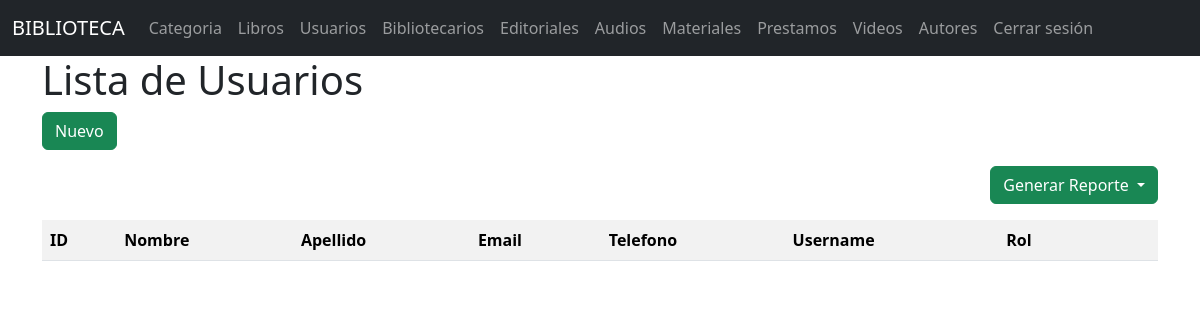
/usuarios/, run on an earlier commit of the app's database.
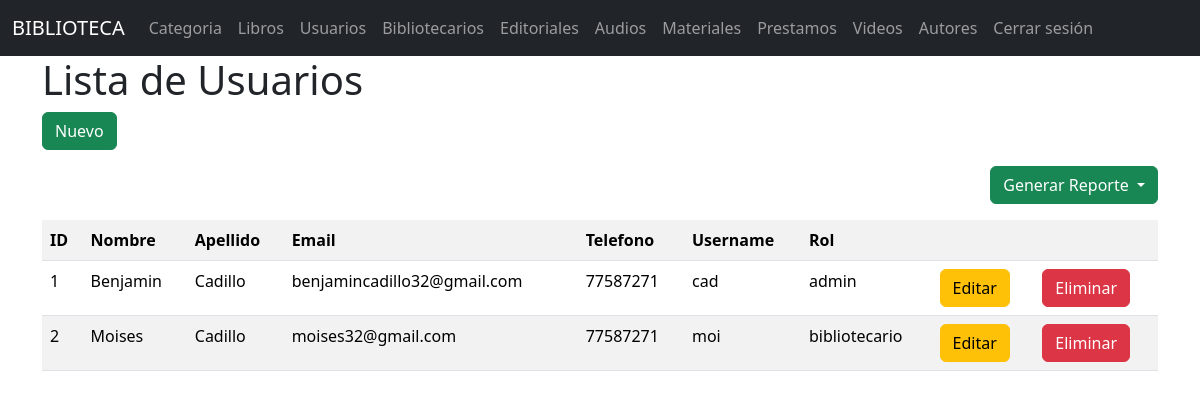
And on a later commit of the database.
### models/usuario_model.py (models this page shows, shortened)
class Usuario(db.Model):
    __tablename__ = "usuarios"
    id = db.Column(db.Integer,primary_key=True)
    nombre = db.Column(db.String(80),nullable=False)
    apellido = db.Column(db.String(80),nullable=False)
    email = db.Column(db.String(120),nullable=False)
    telefono = db.Column(db.String(20),nullable=False)
    username = db.Column(db.String(20),nullable=False)
    password = db.Column(db.String,nullable=False)
    tipo = db.Column(db.String(20),nullable=False)
    @staticmethod #no depende de la clase
    def get_all():
        return Usuario.query.all()

### controllers/usuario_controllers.py (the view)
@usuario_bp.route("/")
def index():
    usuarios = Usuario.get_all()
    return usuario_view.list(usuarios)

### views/usuario_view.py (called while the page is built)
def list(usuarios):
    return render_template('usuarios/index.html', usuarios=usuarios)

### templates/usuarios/index.html (shortened to what this page needs)
{% extends 'base.html' %}
{% block content %}
<h1>Lista de Usuarios</h1>
<a href="{{url_for('usuario.create')}}" class="btn btn-success mb-3">Nuevo</a>
<div class="mb-3 text-end">
    <div class="btn-group">
        <button class="btn btn-success dropdown-toggle" data-bs-toggle="dropdown" aria-expanded="false">
            Generar Reporte
        </button>
    </div>
</div>
<table class="table table-striped">
    <tr>
        <th>ID</th>
        <th>Nombre</th>
        <th>Apellido</th>
        <th>Email</th>
        <th>Telefono</th>
        <th>Username</th>
        <th>Rol</th>
        <th></th>
        <th></th>
    </tr>
    {% for item in usuarios %}
    <tr>
        <td>{{item.id}}</td>
        <td>{{item.nombre}}</td>
        <td>{{item.apellido}}</td>
        <td>{{item.email}}</td>
        <td>{{item.telefono}}</td>
        <td>{{item.username}}</td>
        <td>{{item.tipo}}</td>
        <td>
            <a href="{{url_for('usuario.edit',id=item.id)}}" class="btn btn-warning">Editar</a>
        </td>
        <td>
            <a href="{{url_for('usuario.delete',id=item.id)}}" class="btn btn-danger">Eliminar</a>
        </td>
    </tr>
    {% endfor %}
</table>
{% endblock %}

### templates/base.html (shortened to what this page needs)
<!doctype html>
<html lang="es">
<head>
    <link href="https://cdn.jsdelivr.net/npm/bootstrap@5.3.6/dist/css/bootstrap.min.css" rel="stylesheet">
</head>
<body>
    <nav class="navbar navbar-expand-lg navbar-dark bg-dark">
        <div class="container-fluid">
          <a class="navbar-brand" href="#">BIBLIOTECA</a>
          <div class="collapse navbar-collapse" id="navbarNav">
            <ul class="navbar-nav">
              <li class="nav-item">
                <a class="nav-link" aria-current="page" href="/categorias/">Categoria</a>
              </li>
              <li class="nav-item">
                <a class="nav-link" href="/libros/">Libros</a>
              </li>
              <li class="nav-item">
                <a class="nav-link" href="/usuarios/">Usuarios</a>
              </li>
              <li class="nav-item">
                <a class="nav-link" href="/bibliotecarios/">Bibliotecarios</a>
              </li>
              <li class="nav-item">
                <a class="nav-link" href="/editoriales/">Editoriales</a>
              </li>
              <li class="nav-item">
                <a class="nav-link" href="/audios/">Audios</a>
              </li>
              <li class="nav-item">
                <a class="nav-link" href="/materiales/">Materiales</a>
              </li>
              <li class="nav-item">
                <a class="nav-link" href="/prestamos/">Prestamos</a>
              </li>
              <li class="nav-item">
                <a class="nav-link" href="/videos/">Videos</a>
              </li>
              <li class="nav-item">
                <a class="nav-link" href="/autores/">Autores</a>
              </li>
              <li class="nav-item"><a class="nav-link" href="{{ url_for('auth.logout') }}">Cerrar sesión</a></li>
            </ul>
          </div>
        </div>
      </nav>
    <div class="container">
        {% block content %}
        {% endblock %}
    </div>
</body>
</html>

What changed in the data, as far as the page shows it:
added Usuario: id "1", nombre "Benjamin", apellido "Cadillo", email "benjamincadillo32@gmail.com", telefono "77587271", username "cad", tipo "admin"
added Usuario: id "2", nombre "Moises", apellido "Cadillo", email "moises32@gmail.com", telefono "77587271", username "moi", tipo "bibliotecario"
